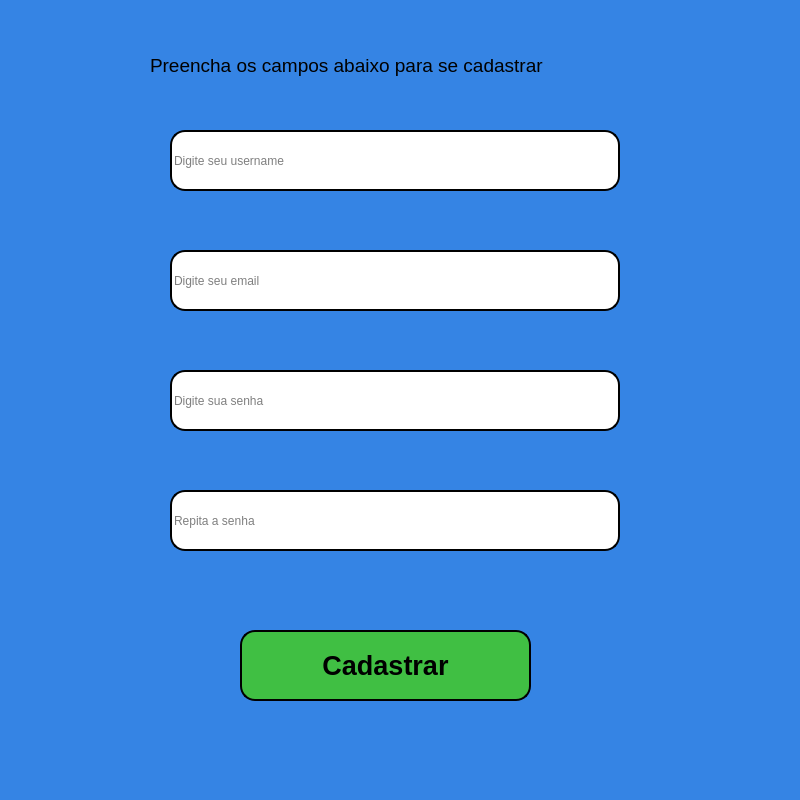
<?xml version="1.0" encoding="UTF-8"?>
<ui version="4.0">
 <class>MainWindow</class>
 <widget class="QMainWindow" name="MainWindow">
  <property name="geometry">
   <rect>
    <x>0</x>
    <y>0</y>
    <width>800</width>
    <height>800</height>
   </rect>
  </property>
  <property name="windowTitle">
   <string>MainWindow</string>
  </property>
  <property name="styleSheet">
   <string notr="true">background-color: rgb(53, 132, 228);</string>
  </property>
  <widget class="QWidget" name="centralwidget">
   <widget class="QLineEdit" name="lineEdit">
    <property name="geometry">
     <rect>
      <x>170</x>
      <y>130</y>
      <width>450</width>
      <height>61</height>
     </rect>
    </property>
    <property name="styleSheet">
     <string notr="true">background-color: rgb(255, 255, 255);
border-radius: 15px;
border-style: outset;
border-width: 2px;</string>
    </property>
    <property name="text">
     <string/>
    </property>
    <property name="placeholderText">
     <string>Digite seu username</string>
    </property>
    <property name="cursorMoveStyle">
     <enum>Qt::VisualMoveStyle</enum>
    </property>
    <property name="clearButtonEnabled">
     <bool>true</bool>
    </property>
   </widget>
   <widget class="QLineEdit" name="lineEdit_2">
    <property name="geometry">
     <rect>
      <x>170</x>
      <y>250</y>
      <width>450</width>
      <height>61</height>
     </rect>
    </property>
    <property name="styleSheet">
     <string notr="true">background-color: rgb(255, 255, 255);
border-radius: 15px;
border-style: outset;
border-width: 2px;</string>
    </property>
    <property name="text">
     <string/>
    </property>
    <property name="placeholderText">
     <string>Digite seu email</string>
    </property>
    <property name="clearButtonEnabled">
     <bool>true</bool>
    </property>
   </widget>
   <widget class="QLineEdit" name="lineEdit_3">
    <property name="geometry">
     <rect>
      <x>170</x>
      <y>370</y>
      <width>450</width>
      <height>61</height>
     </rect>
    </property>
    <property name="styleSheet">
     <string notr="true">background-color: rgb(255, 255, 255);
border-radius: 15px;
border-style: outset;
border-width: 2px;</string>
    </property>
    <property name="text">
     <string/>
    </property>
    <property name="placeholderText">
     <string>Digite sua senha</string>
    </property>
    <property name="clearButtonEnabled">
     <bool>true</bool>
    </property>
   </widget>
   <widget class="QLineEdit" name="lineEdit_4">
    <property name="geometry">
     <rect>
      <x>170</x>
      <y>490</y>
      <width>450</width>
      <height>61</height>
     </rect>
    </property>
    <property name="styleSheet">
     <string notr="true">background-color: rgb(255, 255, 255);
border-radius: 15px;
border-style: outset;
border-width: 2px;</string>
    </property>
    <property name="placeholderText">
     <string>Repita a senha</string>
    </property>
    <property name="clearButtonEnabled">
     <bool>true</bool>
    </property>
   </widget>
   <widget class="QPushButton" name="pushButton">
    <property name="geometry">
     <rect>
      <x>240</x>
      <y>630</y>
      <width>291</width>
      <height>71</height>
     </rect>
    </property>
    <property name="font">
     <font>
      <pointsize>20</pointsize>
      <weight>75</weight>
      <bold>true</bold>
     </font>
    </property>
    <property name="styleSheet">
     <string notr="true">background-color: rgb(64, 191, 67);
border-style: outset;
border-width: 2px;
border-radius: 15px;
border-color: black;</string>
    </property>
    <property name="text">
     <string>Cadastrar</string>
    </property>
   </widget>
   <widget class="QLabel" name="label">
    <property name="geometry">
     <rect>
      <x>110</x>
      <y>130</y>
      <width>61</width>
      <height>61</height>
     </rect>
    </property>
    <property name="text">
     <string/>
    </property>
    <property name="pixmap">
     <pixmap>21440194611594721608-48.png</pixmap>
    </property>
   </widget>
   <widget class="QLabel" name="label_2">
    <property name="geometry">
     <rect>
      <x>110</x>
      <y>250</y>
      <width>61</width>
      <height>61</height>
     </rect>
    </property>
    <property name="text">
     <string/>
    </property>
    <property name="pixmap">
     <pixmap>11082093271551939477-48.png</pixmap>
    </property>
   </widget>
   <widget class="QLabel" name="label_3">
    <property name="geometry">
     <rect>
      <x>110</x>
      <y>370</y>
      <width>61</width>
      <height>61</height>
     </rect>
    </property>
    <property name="text">
     <string/>
    </property>
    <property name="pixmap">
     <pixmap>7445576111664193488-48.png</pixmap>
    </property>
   </widget>
   <widget class="QLabel" name="label_4">
    <property name="geometry">
     <rect>
      <x>110</x>
      <y>490</y>
      <width>61</width>
      <height>61</height>
     </rect>
    </property>
    <property name="text">
     <string/>
    </property>
    <property name="pixmap">
     <pixmap>7445576111664193488-48.png</pixmap>
    </property>
   </widget>
   <widget class="QLabel" name="label_5">
    <property name="geometry">
     <rect>
      <x>150</x>
      <y>40</y>
      <width>591</width>
      <height>51</height>
     </rect>
    </property>
    <property name="font">
     <font>
      <pointsize>14</pointsize>
     </font>
    </property>
    <property name="text">
     <string>Preencha os campos abaixo para se cadastrar</string>
    </property>
   </widget>
   <widget class="QLabel" name="label_6">
    <property name="geometry">
     <rect>
      <x>170</x>
      <y>210</y>
      <width>451</width>
      <height>20</height>
     </rect>
    </property>
    <property name="text">
     <string/>
    </property>
   </widget>
   <widget class="QLabel" name="label_7">
    <property name="geometry">
     <rect>
      <x>170</x>
      <y>330</y>
      <width>451</width>
      <height>20</height>
     </rect>
    </property>
    <property name="text">
     <string/>
    </property>
   </widget>
   <widget class="QLabel" name="label_8">
    <property name="geometry">
     <rect>
      <x>170</x>
      <y>450</y>
      <width>451</width>
      <height>20</height>
     </rect>
    </property>
    <property name="text">
     <string/>
    </property>
   </widget>
   <widget class="QLabel" name="label_9">
    <property name="geometry">
     <rect>
      <x>170</x>
      <y>570</y>
      <width>451</width>
      <height>20</height>
     </rect>
    </property>
    <property name="text">
     <string/>
    </property>
   </widget>
   <zorder>label_4</zorder>
   <zorder>label_3</zorder>
   <zorder>label_2</zorder>
   <zorder>label</zorder>
   <zorder>lineEdit</zorder>
   <zorder>lineEdit_2</zorder>
   <zorder>lineEdit_3</zorder>
   <zorder>lineEdit_4</zorder>
   <zorder>pushButton</zorder>
   <zorder>label_5</zorder>
   <zorder>label_6</zorder>
   <zorder>label_7</zorder>
   <zorder>label_8</zorder>
   <zorder>label_9</zorder>
  </widget>
  <widget class="QMenuBar" name="menubar">
   <property name="geometry">
    <rect>
     <x>0</x>
     <y>0</y>
     <width>800</width>
     <height>22</height>
    </rect>
   </property>
  </widget>
  <widget class="QStatusBar" name="statusbar"/>
 </widget>
 <resources/>
 <connections/>
</ui>
